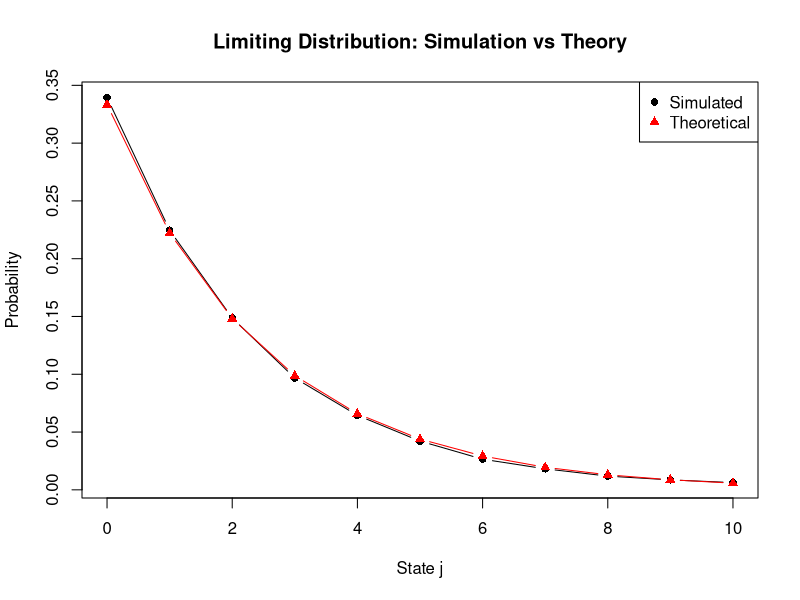

Write R code to recreate this figure.
# -------------------------------
# M/M/1 Queue Simulation
# Limiting Probabilities Verification
# -------------------------------

# -------------------------------
# 1. Simulation (CTMC approach)
# -------------------------------
simulate_mm1_states <- function(lambda, mu, max_events = 100000){
  
  t <- 0
  n <- 0  # current state
  
  times <- numeric(max_events)
  states <- numeric(max_events)
  
  for(i in 1:max_events){
    
    # Total rate depends on state
    rate <- if(n == 0) lambda else (lambda + mu)
    
    # Time to next event
    dt <- rexp(1, rate)
    t <- t + dt
    
    # Record state BEFORE jump
    times[i] <- t
    states[i] <- n
    
    # Determine event type
    if(n == 0){
      n <- n + 1
    } else {
      if(runif(1) < lambda / (lambda + mu)){
        n <- n + 1   # arrival
      } else {
        n <- n - 1   # departure
      }
    }
  }
  
  return(list(times = times, states = states))
}

# -------------------------------
# 2. Estimate limiting probabilities
# -------------------------------
estimate_pj <- function(times, states, max_state = 10){
  
  durations <- diff(c(0, times))
  total_time <- sum(durations)
  
  p_hat <- numeric(max_state + 1)
  
  for(j in 0:max_state){
    p_hat[j+1] <- sum(durations[states == j]) / total_time
  }
  
  return(p_hat)
}

# -------------------------------
# 3. Theoretical probabilities
# -------------------------------
theoretical_pj <- function(lambda, mu, max_state = 10){
  rho <- lambda / mu
  p <- sapply(0:max_state, function(j) (1 - rho) * rho^j)
  return(p)
}

# -------------------------------
# 4. Run Simulation
# -------------------------------
set.seed(42)

lambda <- 2
mu <- 3
max_state <- 10

sim <- simulate_mm1_states(lambda, mu, max_events = 100000)

p_hat <- estimate_pj(sim$times, sim$states, max_state)
p_true <- theoretical_pj(lambda, mu, max_state)

# -------------------------------
# 5. Compare Results
# -------------------------------
results <- data.frame(
  j = 0:max_state,
  simulated = round(p_hat, 4),
  theoretical = round(p_true, 4)
)

print(results)

# -------------------------------
# 6. Plot
# -------------------------------
plot(0:max_state, p_hat, type="b", pch=16,
     xlab="State j", ylab="Probability",
     main="Limiting Distribution: Simulation vs Theory")

lines(0:max_state, p_true, type="b", col="red", pch=17)

legend("topright",
       legend=c("Simulated", "Theoretical"),
       col=c("black", "red"),
       pch=c(16,17))


# -------------------------------
# 7. Error Check 
# -------------------------------
cat("\nMax absolute error:",
    max(abs(p_hat - p_true)), "\n")
